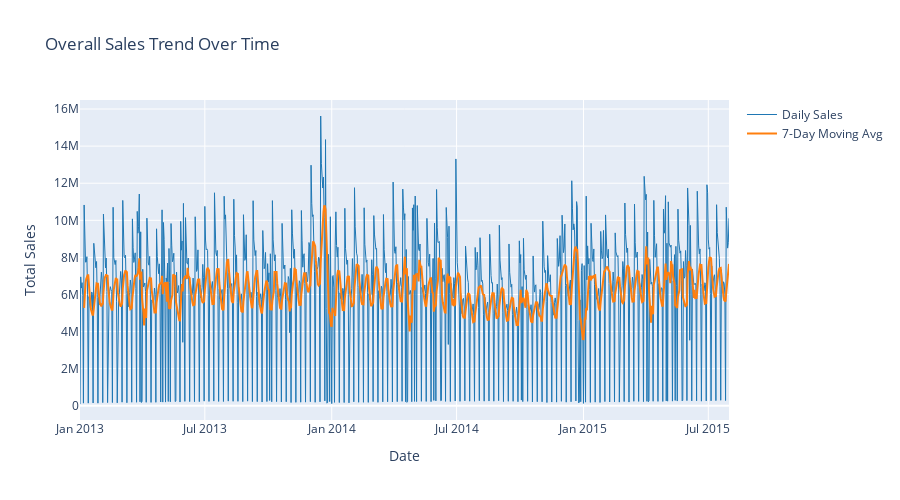

This figure's notebook cell:
### Markdown cell above
### Time Series Visualizations

### Code cell
# Aggregate sales by date
daily_sales = train_clean.groupby(DATE_COL)[TARGET_COL].sum().reset_index()
daily_sales.columns = ['Date', 'Sales']

# Plot overall trend
fig = go.Figure()
fig.add_trace(go.Scatter(
    x=daily_sales['Date'],
    y=daily_sales['Sales'],
    mode='lines',
    name='Daily Sales',
    line=dict(color='#1f77b4', width=1)
))

# Add 7-day moving average
daily_sales['MA7'] = daily_sales['Sales'].rolling(window=7).mean()
fig.add_trace(go.Scatter(
    x=daily_sales['Date'],
    y=daily_sales['MA7'],
    mode='lines',
    name='7-Day Moving Avg',
    line=dict(color='#ff7f0e', width=2)
))

fig.update_layout(
    title='Overall Sales Trend Over Time',
    xaxis_title='Date',
    yaxis_title='Total Sales',
    height=500,
    hovermode='x unified'
)
fig.show()

### Figure 1 — Plotly figure (JSON) as saved in the notebook; plotly's stock layout.template omitted (floating-point values rounded to 4 significant figures; data arrays with more than 128 entries replaced by an {"elided": "..."} marker saying what was removed)
{"data": [{"line": {"color": "#1f77b4", "width": 1}, "mode": "lines", "name": "Daily Sales", "type": "scatter", "x": {"elided": "942 str values"}, "y": {"elided": "942 int values"}}, {"line": {"color": "#ff7f0e", "width": 2}, "mode": "lines", "name": "7-Day Moving Avg", "type": "scatter", "x": {"elided": "942 str values"}, "y": {"elided": "942 float values"}}], "layout": {"height": 500, "hovermode": "x unified", "title": {"text": "Overall Sales Trend Over Time"}, "xaxis": {"title": {"text": "Date"}}, "yaxis": {"title": {"text": "Total Sales"}}}}
